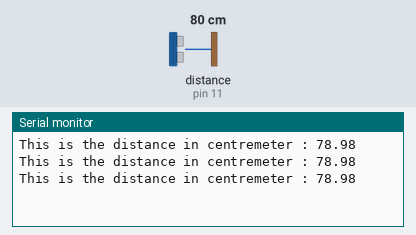
This sketch was run on a simulated Arduino Uno, built with avr-gcc and run on an emulated ATmega328P. On the bench: the last lines printed to the serial monitor. Wiring (inferred from the names in the program): ultrasonic range finder: trigger pin 12; echo pin 11. The inputs (shaded band) are chosen by the test bench; at power-on: distance to the obstacle (sensor on pin 11) 80 cm. The echo pulse lasts 58.3 µs per cm.

Above: at 1.3 s.
1.4 s: distance to the obstacle (sensor on pin 11) set to 2 cm
At 1.9 s:
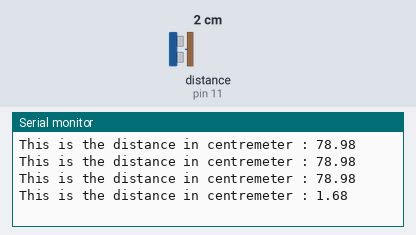
2.9 s: distance to the obstacle (sensor on pin 11) set to 4 cm
At 3.4 s:
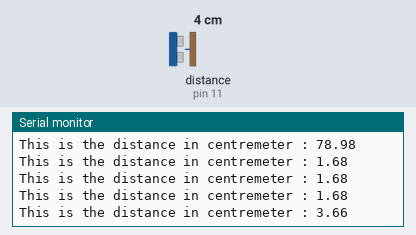
Timing chart, 0 to 5.9 s (numbered marks = the images above; inputs shaded):
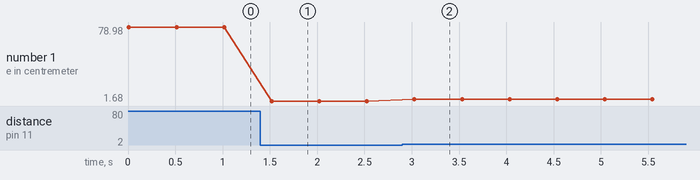

The sketch:

Ultrasonic_Sensor_calculation.ino
```cpp
#define echoPin 11 // Echo Pin
#define trigPin 12 // Trigger Pin

long duration, distance; // Duration used to calculate distance
void setup() {
  // put your setup code here, to run once:
  Serial.begin (9600);  //
  pinMode(trigPin,OUTPUT);
  pinMode(echoPin,INPUT);
}

void loop() {
  // put your main code here, to run repeatedly:
 digitalWrite(trigPin, LOW);// Clear all the emitting ultrasonic sound
  delayMicroseconds(2);

  digitalWrite(trigPin,HIGH); // For generating ultrasonic sound wave
  delayMicroseconds(1000);

  digitalWrite(trigPin,LOW);// Clear all the ultrasonic sound again

  float duration = pulseIn(echoPin,HIGH); // For reading the time when the echoPin emit the ultrasound until it stop

  //Caluculate the distance (in cm) based on the speed of sound.
  //float distance = duration/58.2;
  float distance = duration*0.034/2;

  Serial.print("This is the distance in centremeter : ");Serial.println(distance);
  delay(500);

}
```

Measured:
- after the input at 1.4 s, the serial monitor: prints a new line after 0.12 s (image 1)
- after the input at 2.9 s, the serial monitor: prints a new line after 0.13 s (image 2)
- plotted number 1: 78.98 → 1.68 after the input at 1.4 s, 1.68 → 3.66 after the input at 2.9 s
